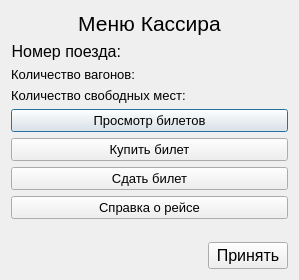
<?xml version="1.0" encoding="UTF-8"?>
<ui version="4.0">
 <class>Dialog_MenuCashier</class>
 <widget class="QDialog" name="Dialog_MenuCashier">
  <property name="geometry">
   <rect>
    <x>0</x>
    <y>0</y>
    <width>299</width>
    <height>280</height>
   </rect>
  </property>
  <property name="windowTitle">
   <string>Dialog</string>
  </property>
  <layout class="QVBoxLayout" name="verticalLayout">
   <item>
    <widget class="QLabel" name="mainLabel">
     <property name="font">
      <font>
       <pointsize>16</pointsize>
      </font>
     </property>
     <property name="text">
      <string>Меню Кассира</string>
     </property>
     <property name="alignment">
      <set>Qt::AlignCenter</set>
     </property>
    </widget>
   </item>
   <item>
    <layout class="QHBoxLayout" name="horizontalLayout">
     <item>
      <widget class="QLabel" name="label_2">
       <property name="sizePolicy">
        <sizepolicy hsizetype="Maximum" vsizetype="Preferred">
         <horstretch>0</horstretch>
         <verstretch>0</verstretch>
        </sizepolicy>
       </property>
       <property name="font">
        <font>
         <pointsize>12</pointsize>
        </font>
       </property>
       <property name="text">
        <string>Номер поезда:</string>
       </property>
       <property name="alignment">
        <set>Qt::AlignRight|Qt::AlignTrailing|Qt::AlignVCenter</set>
       </property>
      </widget>
     </item>
     <item>
      <widget class="QLabel" name="numberTrain">
       <property name="font">
        <font>
         <pointsize>12</pointsize>
        </font>
       </property>
       <property name="text">
        <string/>
       </property>
      </widget>
     </item>
    </layout>
   </item>
   <item>
    <layout class="QHBoxLayout" name="horizontalLayout_3">
     <item>
      <widget class="QLabel" name="label_3">
       <property name="sizePolicy">
        <sizepolicy hsizetype="Maximum" vsizetype="Preferred">
         <horstretch>0</horstretch>
         <verstretch>0</verstretch>
        </sizepolicy>
       </property>
       <property name="font">
        <font>
         <pointsize>10</pointsize>
        </font>
       </property>
       <property name="text">
        <string>Количество вагонов:</string>
       </property>
      </widget>
     </item>
     <item>
      <widget class="QLabel" name="countWagons">
       <property name="font">
        <font>
         <pointsize>10</pointsize>
        </font>
       </property>
       <property name="text">
        <string/>
       </property>
      </widget>
     </item>
    </layout>
   </item>
   <item>
    <layout class="QHBoxLayout" name="horizontalLayout_4">
     <item>
      <widget class="QLabel" name="label_5">
       <property name="sizePolicy">
        <sizepolicy hsizetype="Maximum" vsizetype="Preferred">
         <horstretch>0</horstretch>
         <verstretch>0</verstretch>
        </sizepolicy>
       </property>
       <property name="font">
        <font>
         <pointsize>10</pointsize>
        </font>
       </property>
       <property name="text">
        <string>Количество свободных мест:</string>
       </property>
      </widget>
     </item>
     <item>
      <widget class="QLabel" name="countFreePlace">
       <property name="font">
        <font>
         <pointsize>10</pointsize>
        </font>
       </property>
       <property name="text">
        <string/>
       </property>
      </widget>
     </item>
    </layout>
   </item>
   <item>
    <widget class="QPushButton" name="buttonCheckTickets">
     <property name="font">
      <font>
       <pointsize>10</pointsize>
      </font>
     </property>
     <property name="text">
      <string>Просмотр билетов</string>
     </property>
    </widget>
   </item>
   <item>
    <widget class="QPushButton" name="buttonBuyTicket">
     <property name="font">
      <font>
       <pointsize>10</pointsize>
      </font>
     </property>
     <property name="text">
      <string>Купить билет</string>
     </property>
    </widget>
   </item>
   <item>
    <widget class="QPushButton" name="buttonHandOverTicket">
     <property name="font">
      <font>
       <pointsize>10</pointsize>
      </font>
     </property>
     <property name="text">
      <string>Сдать билет</string>
     </property>
    </widget>
   </item>
   <item>
    <widget class="QPushButton" name="buttonReferenceRace">
     <property name="font">
      <font>
       <pointsize>10</pointsize>
      </font>
     </property>
     <property name="text">
      <string>Справка о рейсе</string>
     </property>
    </widget>
   </item>
   <item>
    <spacer name="verticalSpacer">
     <property name="orientation">
      <enum>Qt::Vertical</enum>
     </property>
     <property name="sizeHint" stdset="0">
      <size>
       <width>20</width>
       <height>40</height>
      </size>
     </property>
    </spacer>
   </item>
   <item>
    <layout class="QHBoxLayout" name="horizontalLayout_2">
     <item>
      <spacer name="horizontalSpacer">
       <property name="orientation">
        <enum>Qt::Horizontal</enum>
       </property>
       <property name="sizeHint" stdset="0">
        <size>
         <width>40</width>
         <height>20</height>
        </size>
       </property>
      </spacer>
     </item>
     <item>
      <widget class="QPushButton" name="accept">
       <property name="font">
        <font>
         <pointsize>12</pointsize>
        </font>
       </property>
       <property name="text">
        <string>Принять</string>
       </property>
      </widget>
     </item>
    </layout>
   </item>
  </layout>
 </widget>
 <resources/>
 <connections>
  <connection>
   <sender>accept</sender>
   <signal>clicked()</signal>
   <receiver>Dialog_MenuCashier</receiver>
   <slot>accept()</slot>
   <hints>
    <hint type="sourcelabel">
     <x>248</x>
     <y>256</y>
    </hint>
    <hint type="destinationlabel">
     <x>149</x>
     <y>139</y>
    </hint>
   </hints>
  </connection>
 </connections>
</ui>
